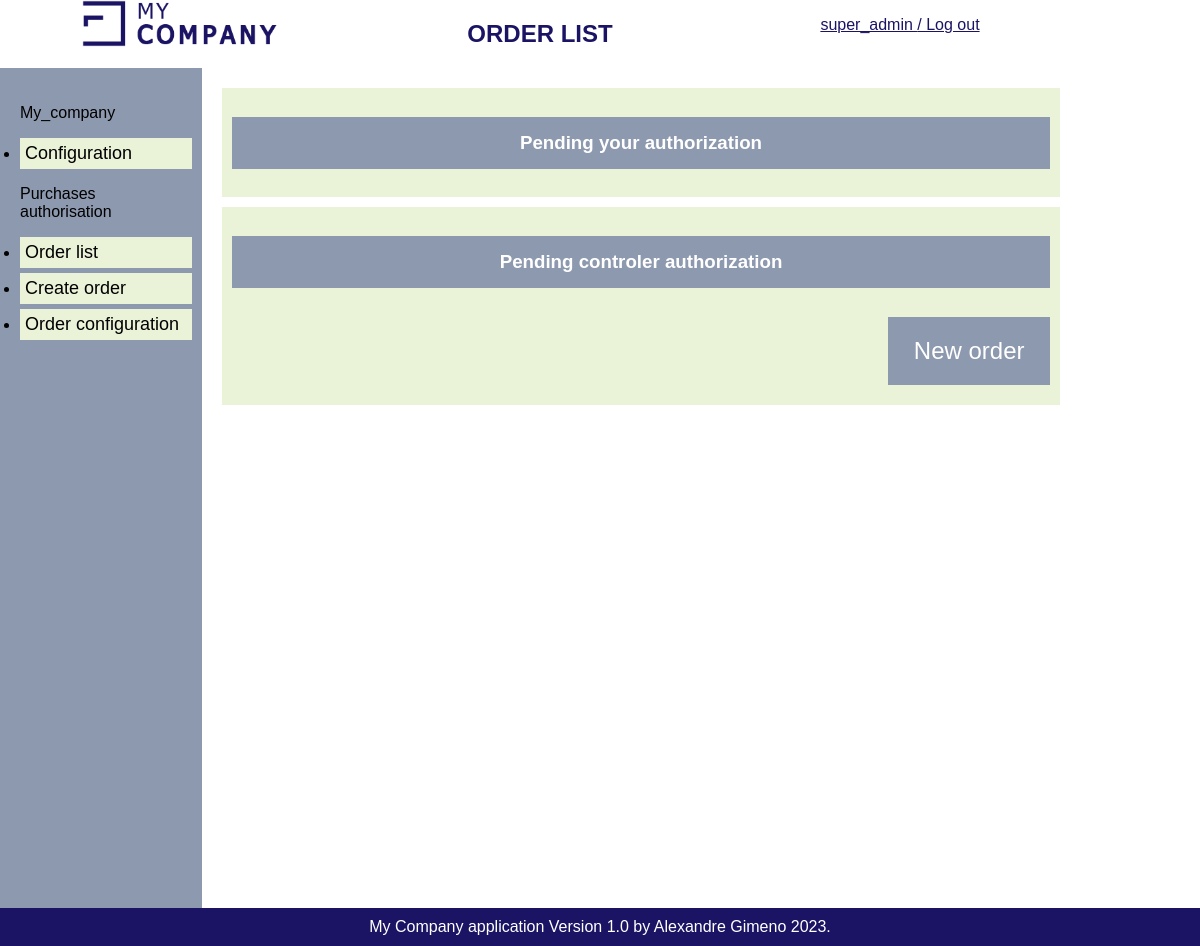
Before: /order/ (signed in) with the older database file.
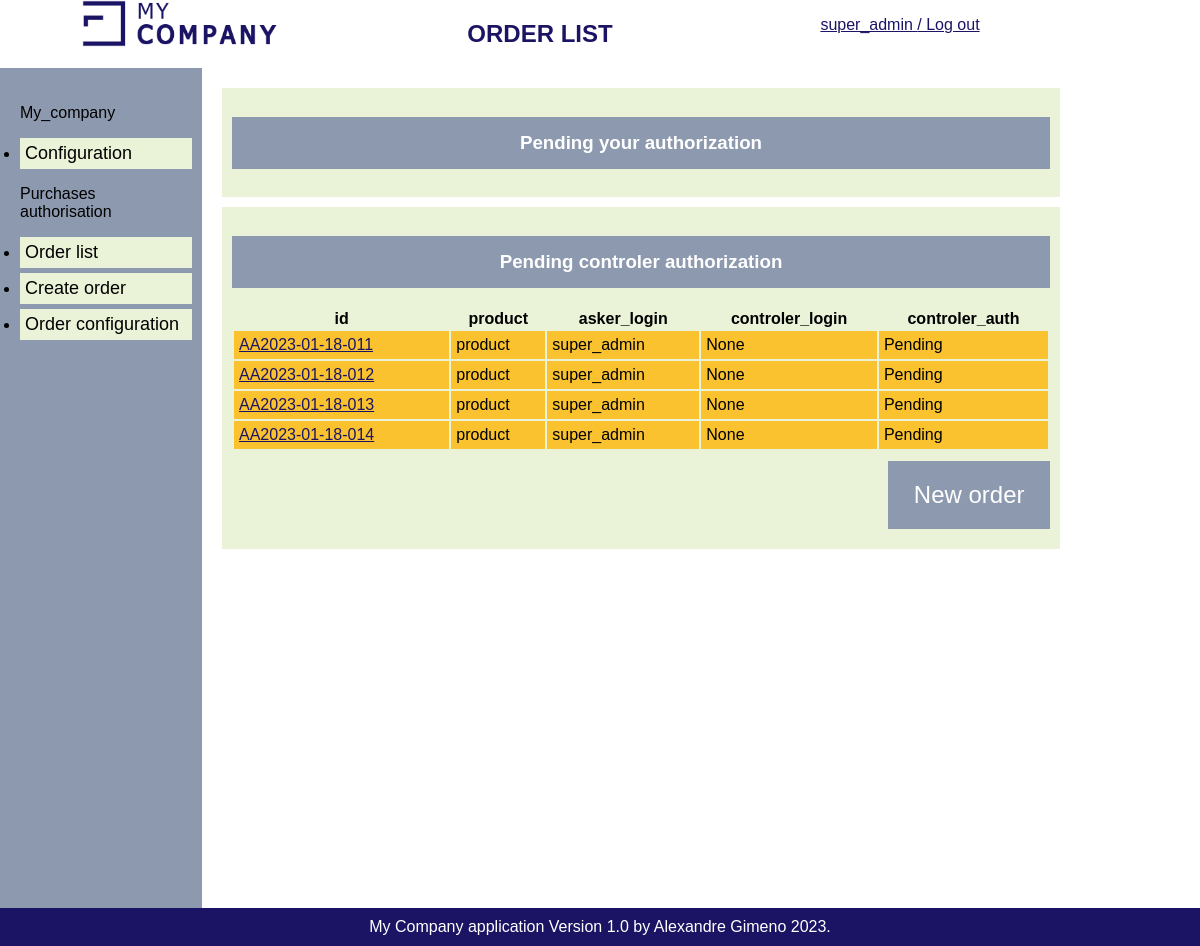
After: the same page with the newer database file.
### purchases_auth/models.py (models this page shows, shortened)
class Order(models.Model):
    class auth_status(models.TextChoices):
        AUTHORIZED = 'Authorized'
        REFUSED = 'Refused'
        PENDING = 'Pending'
    order_id = models.fields.CharField(max_length=17, unique=True)
    date = models.fields.DateField(auto_now=True)
    asker_login = models.ForeignKey(settings.AUTH_USER_MODEL, on_delete=models.CASCADE)
    purchase_type = models.ForeignKey(Purchase_type, on_delete=models.CASCADE)
    branch = models.ForeignKey(Branch, on_delete=models.CASCADE)
    process = models.ForeignKey(Process, on_delete=models.CASCADE)
    payment_method = models.ForeignKey(Payment_method, on_delete=models.CASCADE)
    product = models.fields.CharField(max_length=17)
    price = models.fields.IntegerField()
    asker_comment = models.fields.TextField(max_length = 100, blank=True)
    vendor = models.fields.CharField(max_length=17)
    unit_price = models.fields.IntegerField(blank=True)
    delivery_date = models.fields.DateField()
    controler_login = models.ForeignKey(User, null=True, on_delete=models.CASCADE, related_name='order_controler')
    controler_auth = models.fields.CharField(choices=auth_status.choices, default=auth_status.PENDING, max_length=10)
    controler_comment = models.fields.TextField(max_length = 100, blank=True)

### authentication/models.py (models this page shows)
class User(AbstractUser):
    def __str__(self):
        return f'{self.username}'

### purchases_auth/views.py (the view)
# urls.py: path('order/', views.order_list, name='order-list'),
@login_required
def order_list(request):
    asker_order =Order.objects.filter(asker_login=request.user.id)
    controler_order =Order.objects.filter(controler_login=request.user.id, controler_auth="Pending")
    return render(request,
    'purchases_auth/order.html',
    {'asker_order': asker_order, 'controler_order': controler_order})

### purchases_auth/templates/purchases_auth/order.html (shortened to what this page needs)
{% extends 'base.html' %}
{% block title %}ORDER LIST{% endblock %}
{% block content %}
<div class="orders-list">
    <div>
        <div class="box">
            <h3>Pending your authorization</h3>
        </div>
        <div class="box">
            <h3>Pending controler authorization</h3>
            <table>
                <thead>
                    {% if asker_order %}
                    <tr>
                        <th>id</th>
                        <th>product</th>
                        <th>asker_login</th>
                        <th>controler_login</th>
                        <th>controler_auth</th>
                    </tr>
                    {% endif %}
                </thead>
                <tbody>
                    {% for asker_order in asker_order %}
                    <tr value="{{ asker_order.controler_auth }}">
                        <td><a href="{% url 'order-detail' asker_order.id %}">{{ asker_order.order_id }}</a></td>
                        <td>{{ asker_order.product }}</td>
                        <td>{{ asker_order.asker_login }}</td>
                        <td>{{ asker_order.controler_login }}</td>
                        <td>{{ asker_order.controler_auth }}</td>
                    </tr>
                    {% endfor %}
                </tbody>
            </table>
            <div class="box-new-btn">
                <a href="{% url 'order-create' %}"><button class="new-btn">New order</button></a></td>
            </div>
        </div>
    </div>
</div>
{% endblock %}

Changed rows visible on the page:
added Order: order_id "AA2023-01-18-011", product "product", asker_login "super_admin", controler_login "None", controler_auth "Pending"
added Order: order_id "AA2023-01-18-012", product "product", asker_login "super_admin", controler_login "None", controler_auth "Pending"
added Order: order_id "AA2023-01-18-013", product "product", asker_login "super_admin", controler_login "None", controler_auth "Pending"
added Order: order_id "AA2023-01-18-014", product "product", asker_login "super_admin", controler_login "None", controler_auth "Pending"
Other visible differences:
text now shown: "id product asker_login controler_login controler_auth"
